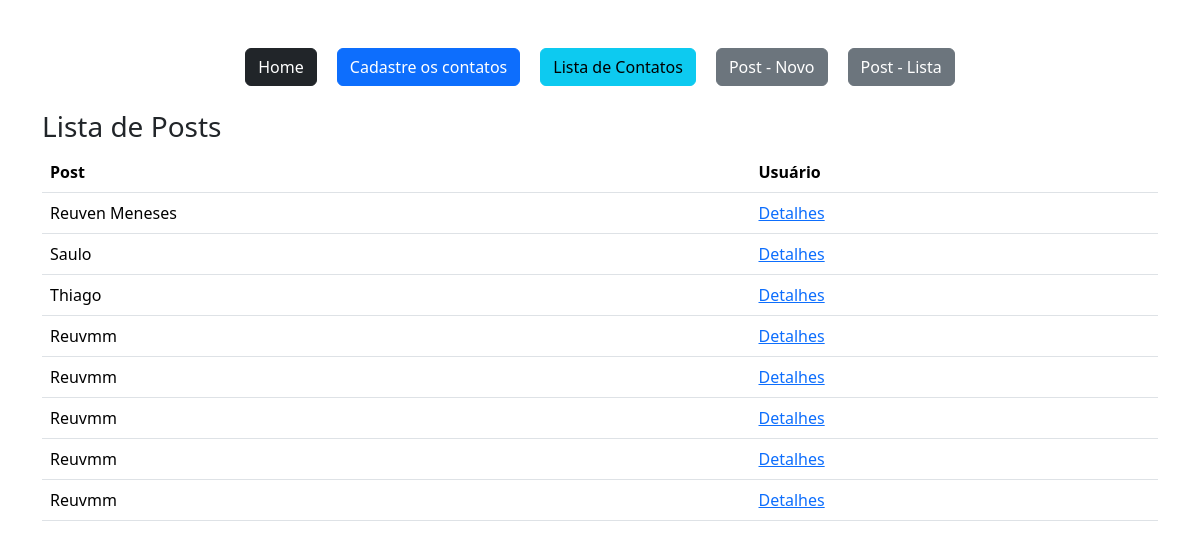
Page /post/lista/ (signed in) on the committed database.
### webpage/models.py (models this page shows, shortened)
class Post(db.Model):
    id = db.Column(db.Integer, primary_key=True)
    data_de_envio = db.Column(db.DateTime, default=datetime.utcnow)
    mensagem = db.Column(db.String, nullable=True)
    imagem = db.Column(db.String, nullable=True, default='default.png')
    user_id = db.Column(db.Integer, db.ForeignKey('user.id'), nullable=True)

class User(db.Model, UserMixin):
    id = db.Column(db.Integer, primary_key=True)
    nome = db.Column(db.String, nullable=True)
    sobrenome = db.Column(db.String, nullable=True)
    email = db.Column(db.String, nullable=True)
    senha = db.Column(db.String, nullable=True)
    posts = db.relationship('Post', backref='user', lazy=True)

### webpage/views.py (the view)
@app.route("/post/lista/", methods=["GET", "POST"])
@login_required
def PostLista():
    print(type(Post))  # Deve retornar algo como <class 'flask_sqlalchemy.model.DefaultMeta'>
    posts = Post.query.all()
    return render_template('post_lista.html', posts=posts)

### webpage/models.py (called while the page is built)
@login_manager.user_loader
def load_user(user_id):
    return User.query.get(user_id)

### webpage/templates/post_lista.html (shortened to what this page needs)
{% extends "base.html" %}
{% block content %}
<body>
    <div class="container mt-5">
        {% include 'nav.html' %}
<div class="row mt-4">
    <h3>Lista de Posts</h3>
    <div class="col-12">
        <table class="table">
            <thead>
                <tr>
                    <th>Post</th>
                    <th>Usuário</th>
                </tr>
            </thead>
            <tbody>
                {% for linha in posts %}
                <tr>
                    <td>{{ linha.user.nome }}</td>
                    <td>
                        <a href="{{ url_for('Post_detail', id=linha.id) }}">Detalhes</a>
                    </td>
                </tr>
                {% endfor %}
            </tbody>
        </table>
    </div>
</div>
</body>
{% endblock %}

### rows in the picture
Post: user.nome "Reuven Meneses"
Post: user.nome "Saulo"
Post: user.nome "Thiago"
Post: user.nome "Reuvmm"
Post: user.nome "Reuvmm"
Post: user.nome "Reuvmm"
Post: user.nome "Reuvmm"
Post: user.nome "Reuvmm"
